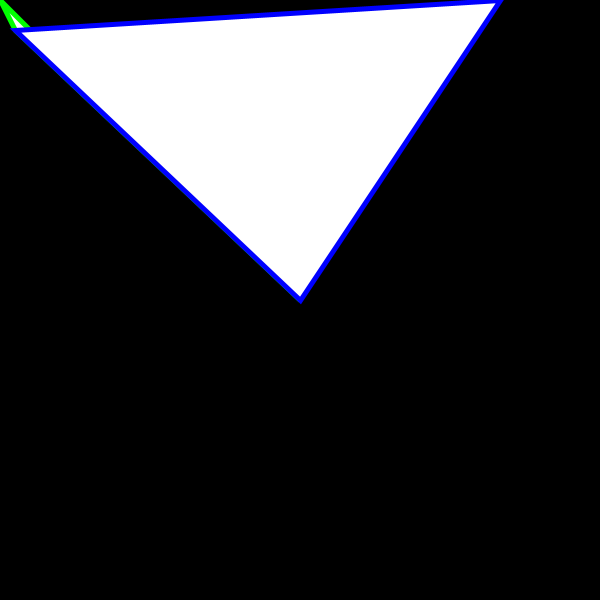
Frame 1 (no input)
Frame 60 (the mouse pressed at the canvas centre just before this capture): identical to frame 1, image omitted
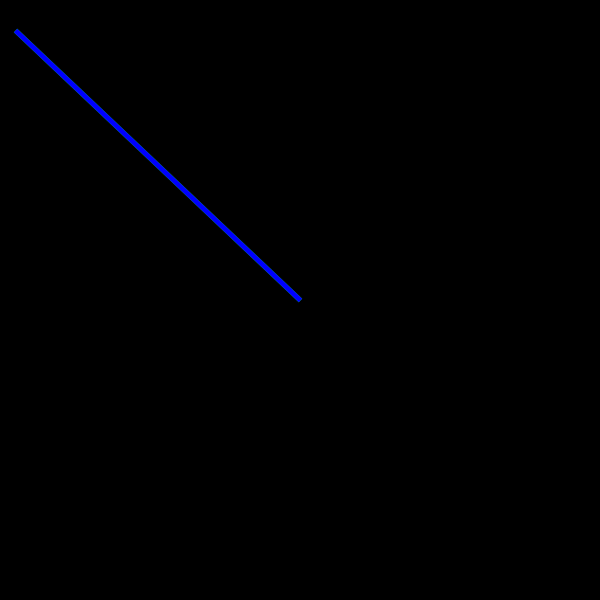
Frame 120 (the mouse held since frame 60 and released just before this capture)

The Processing sketch that drew these frames (run headless with seeded random() and noise(); from frame 60 on, the mouse is pressed at the canvas centre):

// Processing sketch: processing_186992
// ── processing_186992.pde

void setup (){
  size (600,600);
  strokeWeight(5); 
  smooth();
}
 
void draw (){
  background(0); //black background
  stroke(0,255,0); //green stroke for triangle 1
  triangle(300,300,15,30,mouseX,mouseY); //green triangle
  stroke(0,0,255); //blue stroke for triangle 2
  float mx = map(mouseX, 300, width, 300, 100);
  triangle(300,300,15,30,mx,mouseY);  //blue triangle
 }
